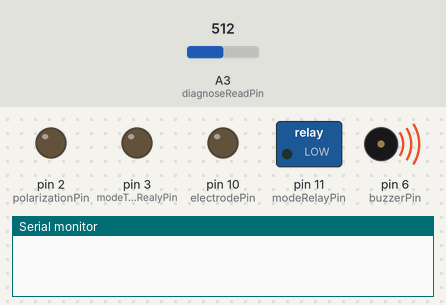
Simulated run of this sketch. Board: Arduino Nano, built with avr-gcc and run on an emulated ATmega328P. On the bench: switched loads named in the sketch (green lamp = pin HIGH), output pins drawn as LEDs (lit = HIGH), buzzer (waves = sounding, pin HIGH), the last lines printed to the serial monitor. The test bench sets the inputs (shaded band); at power-on: A3 (diagnoseReadPin) = 512.

Above: at 0.01 s.
At 1.3 s:
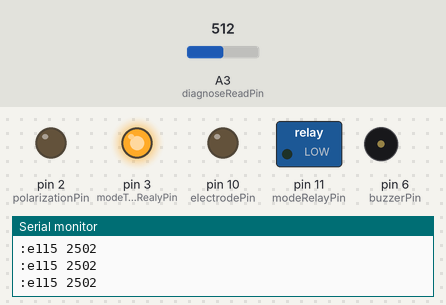
1.4 s: A3 (diagnoseReadPin) set to 1001
2.9 s: A3 (diagnoseReadPin) set to 1012
Timing chart, 0 to 5.9 s (numbered marks = the images above; inputs shaded):
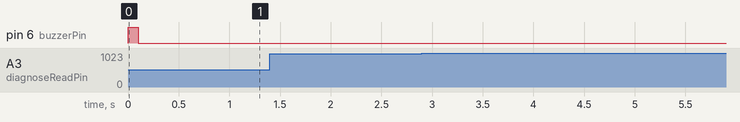

The sketch:

eav_measurement.ino
```cpp
#include <Arduino.h>

#define diagnoseReadPin A3
#define buzzerPin 6
#define analogCurrentPin A7
#define electrodePin 10
#define polarizationPin 2
#define modeRelayPin 11
#define modeTherapyDiagnoseRealyPin 3
#define switchModePin 12

// ==== Vref = 5V DEFAULT ====
#define ONE_BIT_VOLTAGE 4.8876   // mV/bit (5000 / 1023)

// ===== Linear coefficient mV -> Acu (fitted with 5 points) =====
#define ACU_A 0.03469304f   // slope
#define ACU_B 27.92447f     // intercept

#define VERBOSE 0

long inputVoltage = 0;   // mV
int  score200 = 0;       // Acu (rounded)
bool started = false;

void beep(int millis){
  digitalWrite(buzzerPin, HIGH);
  delay(millis);
  digitalWrite(buzzerPin, LOW);
}

long measureVoltage(){
  long sum = 0;
  for (int i = 0; i < 8; i++){
    sum += analogRead(diagnoseReadPin);
  }
  int raw = sum >> 3;
  return (long)(raw * ONE_BIT_VOLTAGE + 0.5);
}

// Linear function: Acu = A * mV + B, rounded to int for printing
static inline int mvToAcu(long mv){
  float acu = ACU_A * (float)mv + ACU_B;
  return (int)(acu + 0.5f);
}

void setup() {
  pinMode(buzzerPin, OUTPUT);
  digitalWrite(buzzerPin, LOW);

  pinMode(electrodePin, OUTPUT);
  pinMode(polarizationPin, OUTPUT);
  pinMode(modeRelayPin, OUTPUT);
  pinMode(modeTherapyDiagnoseRealyPin, OUTPUT);
  pinMode(switchModePin, INPUT_PULLUP);

  analogReference(DEFAULT); // 5V

  Serial.begin(115200);
  Serial.setTimeout(20); // avoid long waiting when reading command
  beep(100);

  // stabilize ADC
  analogRead(diagnoseReadPin);
  analogRead(diagnoseReadPin);

  digitalWrite(modeRelayPin, LOW);
  digitalWrite(modeTherapyDiagnoseRealyPin, HIGH);

  Serial.println("miniVOLL EAV (filter by e-score: 0<e<200 and exclude 41±2)");
  Serial.println(">");
}

void loop() {
  inputVoltage = measureVoltage();
  score200     = mvToAcu(inputVoltage);

  // Valid condition:
  //  - e in range (0, 200)
  //  - exclude region e=41 ±2 => [39..43]
  bool valid = (score200 > 0 && score200 < 200) &&
               !(score200 >= 40 && score200 <= 42);

  if (valid) {
    if (!started) {
      started = true;
      Serial.println(":estart");
    }
    // Compact frame: ':e<score> <mV>'
    Serial.print(":e");
    Serial.print(score200);
    Serial.print(' ');
    Serial.println(inputVoltage);

#if VERBOSE
    Serial.print("V="); Serial.print(inputVoltage);
    Serial.print("mV  S="); Serial.println(score200);
#endif
  } else {
    if (started) {
      started = false;
      Serial.println(":stop");
    }
  }

//  // --- RECEIVE COMMAND FROM PYTHON: make one beep ---
//  while (Serial.available()) {
//    String cmd = Serial.readStringUntil('\n');
//    cmd.trim();
//    if (cmd.length() == 0) continue;
//    if (cmd.equalsIgnoreCase("BEEP")) {
//      beep(200);   // beep 200 ms
//    }
//  }

  delay(200);
}
```
